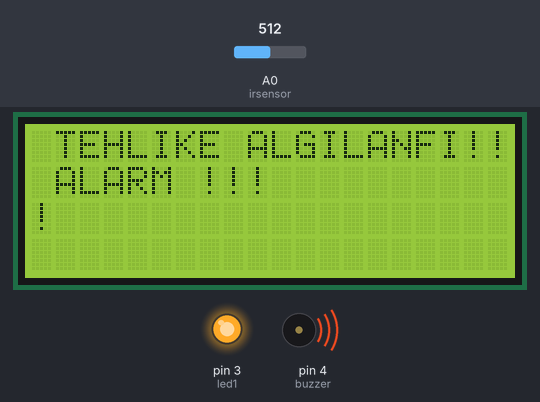
The sketch below on a simulated Arduino Uno, built with avr-gcc and run on an emulated ATmega328P. Shown: 20×4 character LCD, output pins drawn as LEDs (lit = HIGH), buzzer (waves = sounding, pin HIGH). The inputs (shaded band) are chosen by the test bench; at power-on: A0 (irsensor) = 512. What the sketch prints to the serial monitor is not drawn.

Above: at 1.2 s.
1.3 s: A0 (irsensor) set to 0
At 2.3 s:
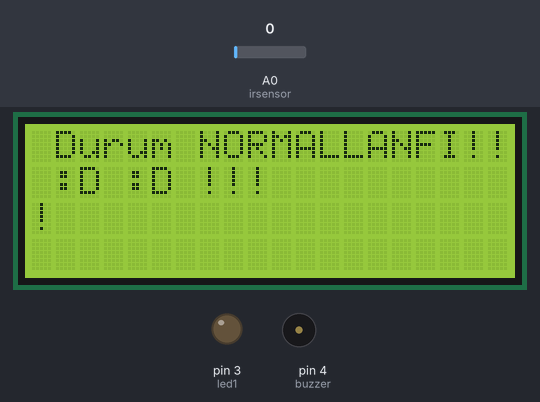
3.3 s: A0 (irsensor) set to 122
At 3.95 s:
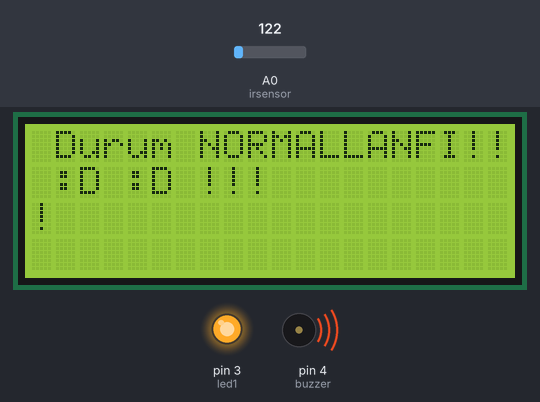
Timing chart, 0 to 6.3 s (numbered marks = the images above; inputs shaded):
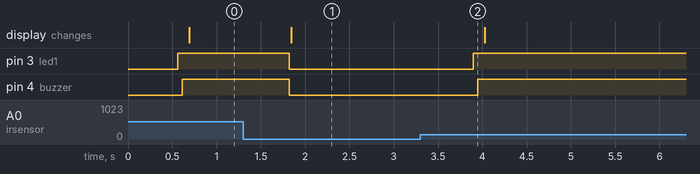

The sketch:

sketch_mar12a.ino
```cpp
#include <IRremote.h>
#include <Wire.h>
#include <LiquidCrystal_I2C.h>

LiquidCrystal_I2C lcd(0x27,20,4);

int irsensor =A0;

int led1 = 3;
int buzzer = 4;
void setup() {
  lcd.init();

 Serial.begin(9600);

 pinMode(led1,OUTPUT);
 pinMode(buzzer,OUTPUT);

}

void loop() {
 int irdeger=analogRead(irsensor);
  Serial.print("Sensor degeri: ");
  Serial.println(irdeger);
  delay(500);

 if(irdeger>0)
 {
  digitalWrite(led1,HIGH);
  delay(50);
  digitalWrite(buzzer,HIGH);
   delay(50);

  lcd.backlight();
  lcd.setCursor(1,0);
  lcd.print("TEHLIKE ALGILANFI!!!");
  lcd.setCursor(1,1);
  lcd.print("ALARM !!!");
 }
 else
 {
  digitalWrite(led1,LOW);
  digitalWrite(buzzer,LOW);

  lcd.backlight();
  lcd.setCursor(1,0);
  lcd.print("Durum NORMAL");
  lcd.setCursor(1,1);
  lcd.print(":D :D");

 }
}
```

Measured:
- after the input at 1.3 s, pin 3 (led1), pin 4 (buzzer): HIGH → LOW after 0.52 s; the display: changes after 0.54 s (image 1)
- after the input at 3.3 s, pin 3 (led1): LOW → HIGH after 0.60 s; pin 4 (buzzer): LOW → HIGH after 0.65 s
